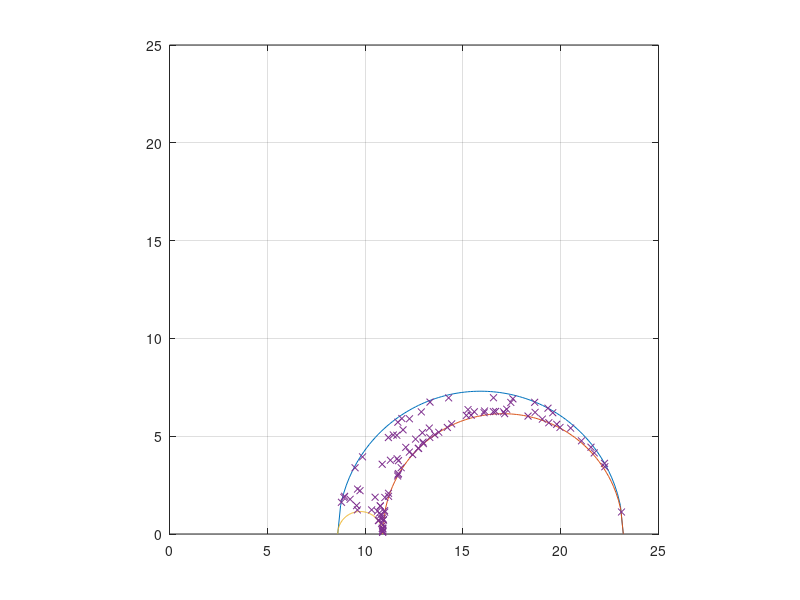

Recreate this plot in MATLAB.
clear
clc

%% prob 1
% converting the stress tensor to geographical coordinate system

Pp = 55.7;
SHmax = 78.9;
Sv = 66.6;
Shmin = 64.3;

sigma_H = SHmax-Pp;
sigma_h = Shmin-Pp;
sigma_v = Sv-Pp;

a = 90;
b = 0;
c = 90;


R_pg = [cosd(a)*cosd(b) sind(a)*cosd(b) -sind(b);
  cosd(a)*sind(b)*sind(c)-sind(a)*cosd(c) sind(a)*sind(b)*sind(c)+cosd(a)*cosd(c) cosd(b)*sind(c);
  cosd(a)*sind(b)*cosd(c)+sind(a)*sind(c) sind(a)*sind(b)*sind(c)-cosd(a)*sind(c) cosd(b)*cosd(c)];

Sp = diag([SHmax,Sv,Shmin]);
Sg = R_pg'*Sp*R_pg;

%% prob 2 using a uniform distribution
rng(1)
n = 100;
strike = rand(1,n) * 360;
dip = rand(1,n) * 90;
nn = [-sind(strike).*sind(dip);cosd(strike).*sind(dip);-cosd(dip)];
t = (Sg-Pp*eye(3)) * nn;

for i = 1:n
	sigma_n(i) = t(:,i)'* nn(:,i);
	tau(i) = sqrt(t(:,i)'*t(:,i)-sigma_n(i)^2);
end

x1_sample = linspace(sigma_h,sigma_H,100);
x2_sample = linspace(sigma_v,sigma_H,100);
x3_sample = linspace(sigma_h,sigma_v,100);
x1_center = (sigma_h+sigma_H)/2;
x2_center = (sigma_v+sigma_H)/2;
x3_center = (sigma_v+sigma_h)/2;
r1 = (sigma_H-sigma_h)/2;
r2 = (sigma_H-sigma_v)/2;
r3 = (sigma_v-sigma_h)/2;
y1 = sqrt(r1^2-(x1_sample-x1_center).^2);
y2 = sqrt(r2^2-(x2_sample-x2_center).^2);
y3 = sqrt(r3^2-(x3_sample-x3_center).^2);

figure(1)
hold on; box on; grid on
axis equal
plot(x1_sample,y1)
plot(x2_sample,y2)
plot(x3_sample,y3)
plot(sigma_n,tau,'x','MarkerSize',5)
xlim([0 25])
ylim([0 25])




